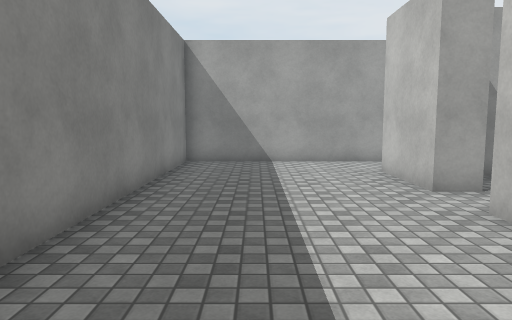
view 1 (above)

15 first-person views from a walk through a Unity game level. The camera is 1.4 m above the floor, tilts 6° down and sees 70° across. The floor is counted in squares, 1 m on a side. Each view is taken from the middle of a square. On the plan, view 1 faces up. The plan holds only what a view shows up to about 16 squares ahead; the rest is blank. The place goes on beyond the plan. The player is left out. Surface patterns are stand-ins for the level's own textures.

view 2
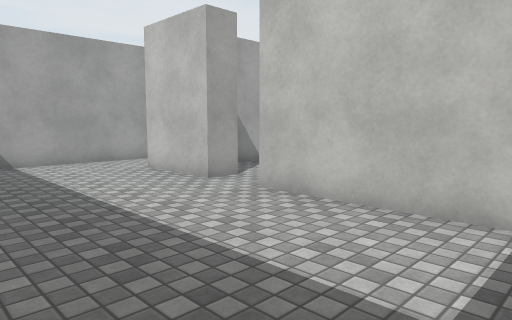

view 3
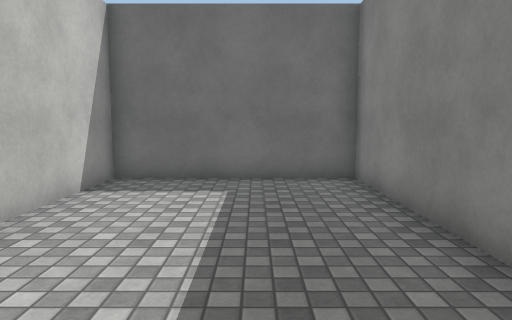

view 4
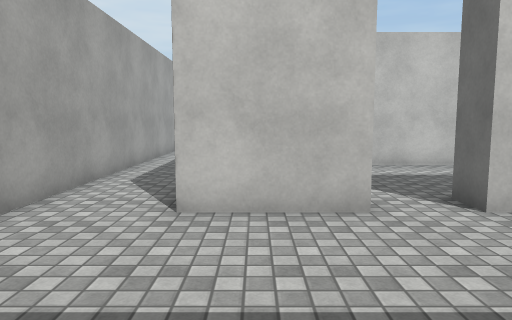

view 5
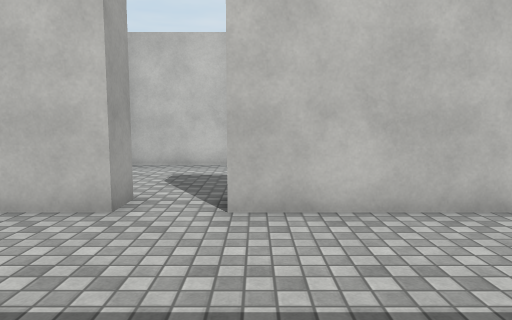

view 6
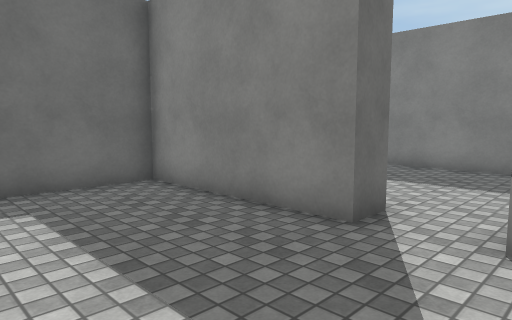

view 7
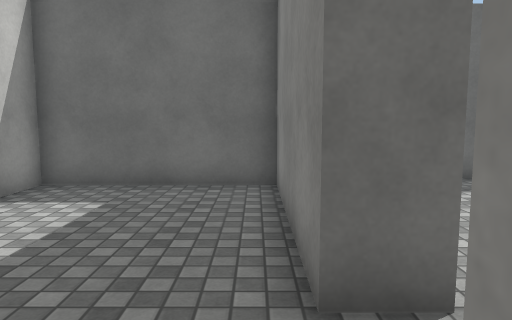

view 8
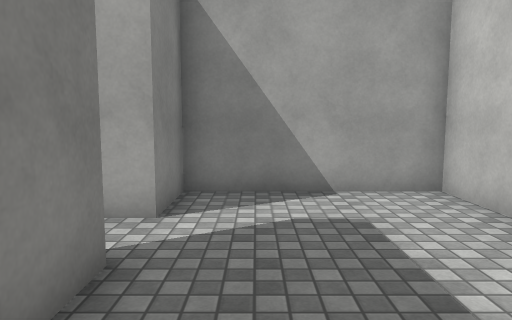

view 9
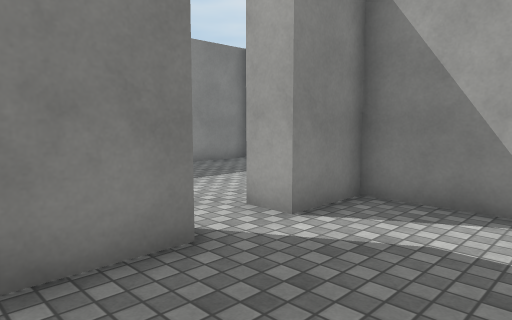

view 10
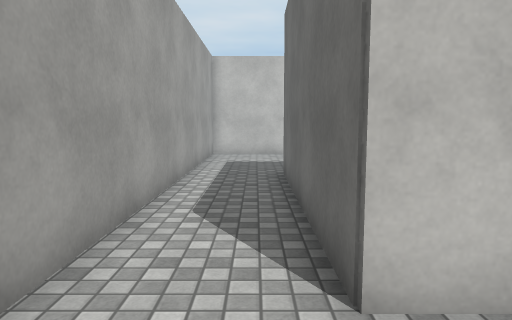

view 11
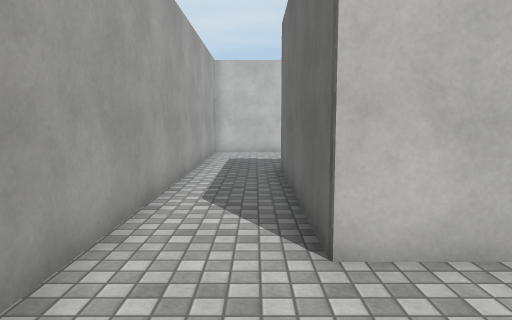

view 12
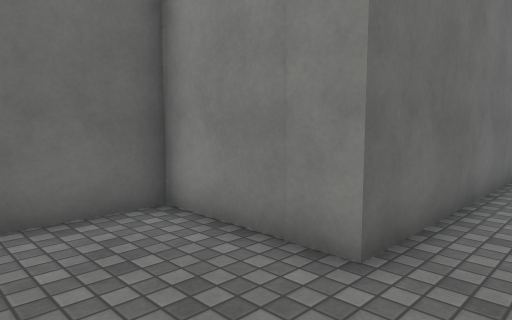

view 13
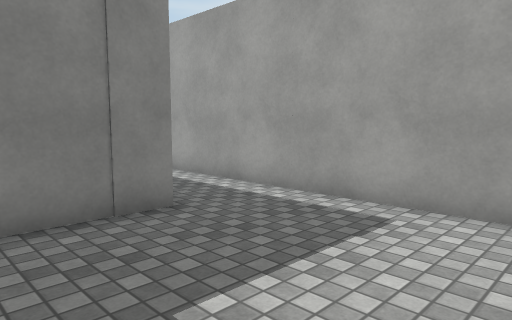

view 14
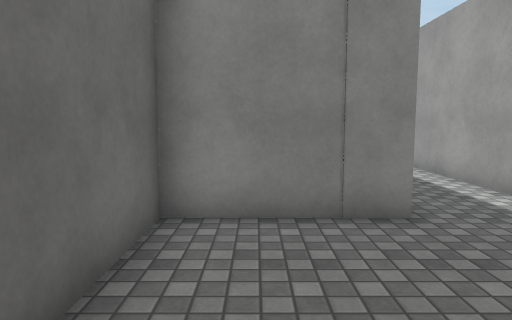

view 15
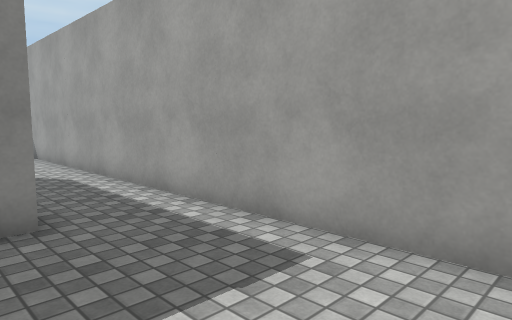

### Floor plan
Key: @ floor where view 1 was taken; . floor; O other object.
Columns run from 3 left of view 1 to 17 right of it. Each row starts with its distance up from view 1.
 13 OOOOOOOOOOOOOOOOOOOOO
 12 O...................O
 11 O...................O
 10 O......OOOOOOOO.....O
  9 O......OOOOOOOO.....
  8 O......O.....OO... .
  7 O......O.....OO... .
  6 O............OOOOO
  5 O......O.....O
  4 O......O.....O
  3 O......O.....O
  2 O......O.....
  1 O......O.....O
  0 O..@...OOOOOOO
 -1 OOOOOOOO

Positions as (right, up) in squares from view 1, and headings:
1: (0, 0), facing up
2: (-2, 0), facing up-right
3: (0, 8), facing down
4: (-2, 9), facing right
5: (-2, 5), facing right
6: (9, 8), facing down-left
7: (5, 8), facing down
8: (6, 2), facing up
9: (8, 3), facing up-left
10: (1, 11), facing right
11: (0, 11), facing right
12: (14, 12), facing down-left
13: (16, 7), facing up-left
14: (16, 8), facing left
15: (16, 9), facing up-left
